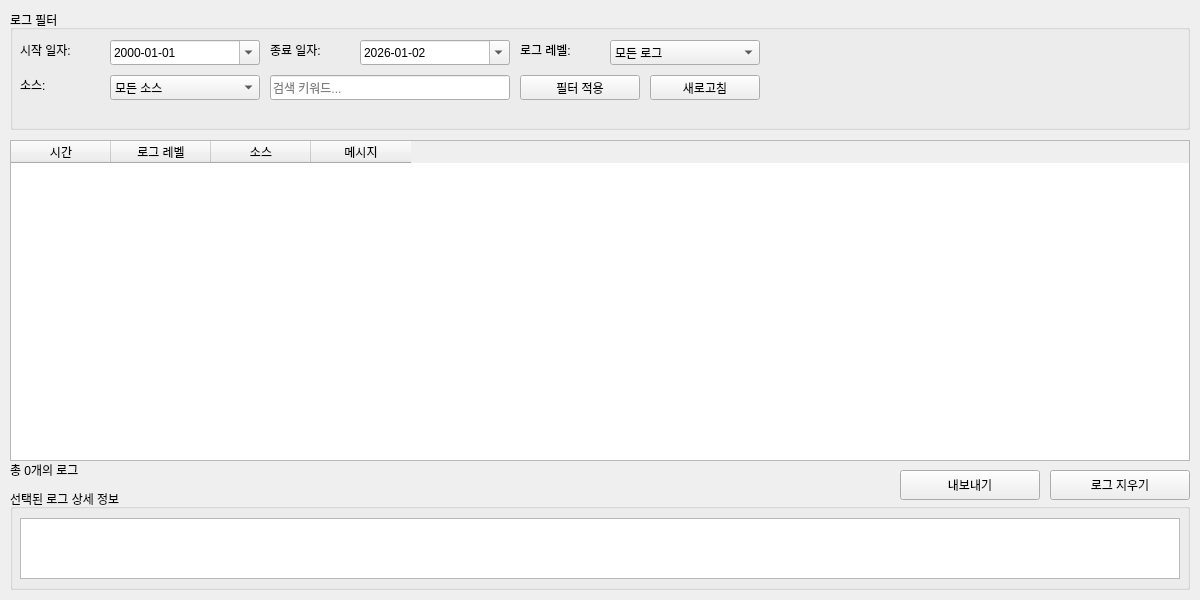
<?xml version="1.0" encoding="UTF-8"?>
<ui version="4.0">
 <class>Form</class>
 <widget class="QWidget" name="Form">
  <property name="geometry">
   <rect>
    <x>0</x>
    <y>0</y>
    <width>1200</width>
    <height>600</height>
   </rect>
  </property>
  <property name="windowTitle">
   <string>Form</string>
  </property>
  <widget class="QGroupBox" name="groupBox_filter">
   <property name="geometry">
    <rect>
     <x>10</x>
     <y>10</y>
     <width>1180</width>
     <height>120</height>
    </rect>
   </property>
   <property name="title">
    <string>로그 필터</string>
   </property>
   <widget class="QLabel" name="label_start_date">
    <property name="geometry">
     <rect>
      <x>10</x>
      <y>30</y>
      <width>80</width>
      <height>20</height>
     </rect>
    </property>
    <property name="text">
     <string>시작 일자:</string>
    </property>
   </widget>
   <widget class="QDateEdit" name="dateEdit_start">
    <property name="geometry">
     <rect>
      <x>100</x>
      <y>30</y>
      <width>150</width>
      <height>25</height>
     </rect>
    </property>
    <property name="displayFormat">
     <string>yyyy-MM-dd</string>
    </property>
    <property name="calendarPopup">
     <bool>true</bool>
    </property>
   </widget>
   <widget class="QLabel" name="label_end_date">
    <property name="geometry">
     <rect>
      <x>260</x>
      <y>30</y>
      <width>80</width>
      <height>20</height>
     </rect>
    </property>
    <property name="text">
     <string>종료 일자:</string>
    </property>
   </widget>
   <widget class="QDateEdit" name="dateEdit_end">
    <property name="geometry">
     <rect>
      <x>350</x>
      <y>30</y>
      <width>150</width>
      <height>25</height>
     </rect>
    </property>
    <property name="dateTime">
     <datetime>
      <hour>3</hour>
      <minute>0</minute>
      <second>0</second>
      <year>2026</year>
      <month>1</month>
      <day>2</day>
     </datetime>
    </property>
    <property name="displayFormat">
     <string>yyyy-MM-dd</string>
    </property>
    <property name="calendarPopup">
     <bool>true</bool>
    </property>
   </widget>
   <widget class="QLabel" name="label_log_level">
    <property name="geometry">
     <rect>
      <x>510</x>
      <y>30</y>
      <width>80</width>
      <height>20</height>
     </rect>
    </property>
    <property name="text">
     <string>로그 레벨:</string>
    </property>
   </widget>
   <widget class="QComboBox" name="comboBox_log_level">
    <property name="geometry">
     <rect>
      <x>600</x>
      <y>30</y>
      <width>150</width>
      <height>25</height>
     </rect>
    </property>
    <item>
     <property name="text">
      <string>모든 로그</string>
     </property>
    </item>
    <item>
     <property name="text">
      <string>정보</string>
     </property>
    </item>
    <item>
     <property name="text">
      <string>경고</string>
     </property>
    </item>
    <item>
     <property name="text">
      <string>오류</string>
     </property>
    </item>
    <item>
     <property name="text">
      <string>긴급</string>
     </property>
    </item>
   </widget>
   <widget class="QLabel" name="label_source">
    <property name="geometry">
     <rect>
      <x>10</x>
      <y>65</y>
      <width>80</width>
      <height>20</height>
     </rect>
    </property>
    <property name="text">
     <string>소스:</string>
    </property>
   </widget>
   <widget class="QComboBox" name="comboBox_source">
    <property name="geometry">
     <rect>
      <x>100</x>
      <y>65</y>
      <width>150</width>
      <height>25</height>
     </rect>
    </property>
    <item>
     <property name="text">
      <string>모든 소스</string>
     </property>
    </item>
    <item>
     <property name="text">
      <string>시스템</string>
     </property>
    </item>
    <item>
     <property name="text">
      <string>네트워크</string>
     </property>
    </item>
    <item>
     <property name="text">
      <string>트럭 제어</string>
     </property>
    </item>
    <item>
     <property name="text">
      <string>미션 관리</string>
     </property>
    </item>
    <item>
     <property name="text">
      <string>사용자 인증</string>
     </property>
    </item>
   </widget>
   <widget class="QLineEdit" name="lineEdit_keyword">
    <property name="geometry">
     <rect>
      <x>260</x>
      <y>65</y>
      <width>240</width>
      <height>25</height>
     </rect>
    </property>
    <property name="placeholderText">
     <string>검색 키워드...</string>
    </property>
   </widget>
   <widget class="QPushButton" name="pushButton_apply_filter">
    <property name="geometry">
     <rect>
      <x>510</x>
      <y>65</y>
      <width>120</width>
      <height>25</height>
     </rect>
    </property>
    <property name="text">
     <string>필터 적용</string>
    </property>
   </widget>
   <widget class="QPushButton" name="pushButton_refresh_log">
    <property name="geometry">
     <rect>
      <x>640</x>
      <y>65</y>
      <width>110</width>
      <height>25</height>
     </rect>
    </property>
    <property name="text">
     <string>새로고침</string>
    </property>
   </widget>
  </widget>
  <widget class="QTableWidget" name="tableWidget_log">
   <property name="geometry">
    <rect>
     <x>10</x>
     <y>140</y>
     <width>1180</width>
     <height>321</height>
    </rect>
   </property>
   <property name="editTriggers">
    <set>QAbstractItemView::NoEditTriggers</set>
   </property>
   <property name="alternatingRowColors">
    <bool>true</bool>
   </property>
   <property name="selectionBehavior">
    <enum>QAbstractItemView::SelectRows</enum>
   </property>
   <property name="sortingEnabled">
    <bool>true</bool>
   </property>
   <column>
    <property name="text">
     <string>시간</string>
    </property>
   </column>
   <column>
    <property name="text">
     <string>로그 레벨</string>
    </property>
   </column>
   <column>
    <property name="text">
     <string>소스</string>
    </property>
   </column>
   <column>
    <property name="text">
     <string>메시지</string>
    </property>
   </column>
  </widget>
  <widget class="QLabel" name="label_count">
   <property name="geometry">
    <rect>
     <x>10</x>
     <y>460</y>
     <width>200</width>
     <height>20</height>
    </rect>
   </property>
   <property name="text">
    <string>총 0개의 로그</string>
   </property>
  </widget>
  <widget class="QPushButton" name="pushButton_export_log">
   <property name="geometry">
    <rect>
     <x>900</x>
     <y>470</y>
     <width>140</width>
     <height>30</height>
    </rect>
   </property>
   <property name="text">
    <string>내보내기</string>
   </property>
  </widget>
  <widget class="QPushButton" name="pushButton_clear_log">
   <property name="geometry">
    <rect>
     <x>1050</x>
     <y>470</y>
     <width>140</width>
     <height>30</height>
    </rect>
   </property>
   <property name="text">
    <string>로그 지우기</string>
   </property>
  </widget>
  <widget class="QGroupBox" name="groupBox_detail">
   <property name="geometry">
    <rect>
     <x>10</x>
     <y>489</y>
     <width>1180</width>
     <height>101</height>
    </rect>
   </property>
   <property name="title">
    <string>선택된 로그 상세 정보</string>
   </property>
   <widget class="QTextEdit" name="textEdit_detail">
    <property name="geometry">
     <rect>
      <x>10</x>
      <y>29</y>
      <width>1160</width>
      <height>61</height>
     </rect>
    </property>
    <property name="readOnly">
     <bool>true</bool>
    </property>
   </widget>
  </widget>
 </widget>
 <resources/>
 <connections/>
</ui>
